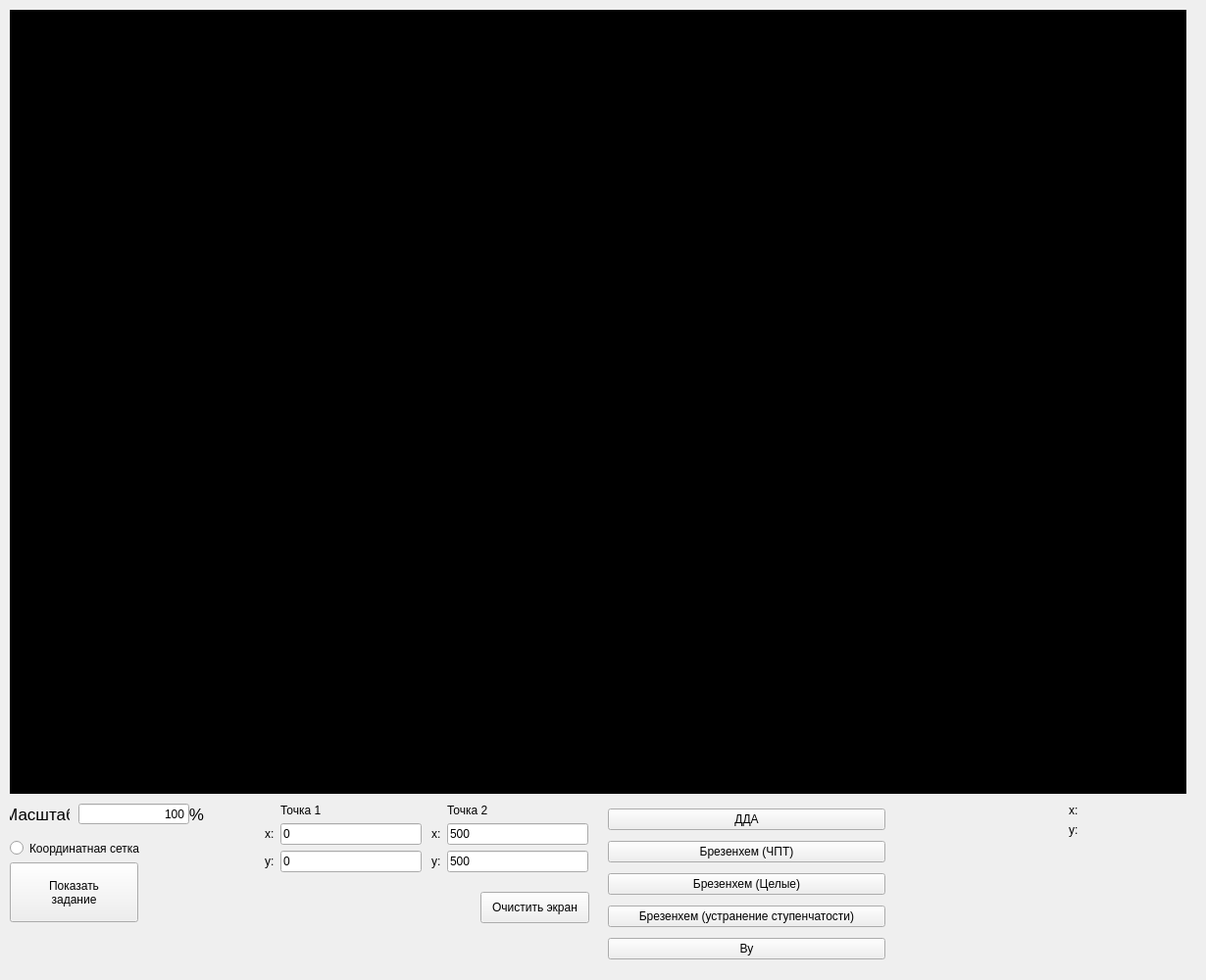
<?xml version="1.0" encoding="UTF-8"?>
<ui version="4.0">
 <class>MainWindow</class>
 <widget class="QMainWindow" name="MainWindow">
  <property name="geometry">
   <rect>
    <x>0</x>
    <y>0</y>
    <width>1230</width>
    <height>1000</height>
   </rect>
  </property>
  <property name="sizePolicy">
   <sizepolicy hsizetype="Fixed" vsizetype="Fixed">
    <horstretch>0</horstretch>
    <verstretch>0</verstretch>
   </sizepolicy>
  </property>
  <property name="minimumSize">
   <size>
    <width>1230</width>
    <height>1000</height>
   </size>
  </property>
  <property name="maximumSize">
   <size>
    <width>1230</width>
    <height>1000</height>
   </size>
  </property>
  <property name="windowTitle">
   <string>Лабораторная работа №3</string>
  </property>
  <property name="tabShape">
   <enum>QTabWidget::Rounded</enum>
  </property>
  <property name="unifiedTitleAndToolBarOnMac">
   <bool>true</bool>
  </property>
  <widget class="QWidget" name="centralwidget">
   <widget class="QPushButton" name="showTaskButton">
    <property name="geometry">
     <rect>
      <x>10</x>
      <y>880</y>
      <width>131</width>
      <height>61</height>
     </rect>
    </property>
    <property name="text">
     <string>Показать
задание</string>
    </property>
   </widget>
   <widget class="QGraphicsView" name="graphicsView">
    <property name="geometry">
     <rect>
      <x>10</x>
      <y>10</y>
      <width>1200</width>
      <height>800</height>
     </rect>
    </property>
    <property name="sizePolicy">
     <sizepolicy hsizetype="Fixed" vsizetype="Fixed">
      <horstretch>0</horstretch>
      <verstretch>0</verstretch>
     </sizepolicy>
    </property>
    <property name="palette">
     <palette>
      <active>
       <colorrole role="WindowText">
        <brush brushstyle="SolidPattern">
         <color alpha="255">
          <red>255</red>
          <green>255</green>
          <blue>255</blue>
         </color>
        </brush>
       </colorrole>
       <colorrole role="Button">
        <brush brushstyle="SolidPattern">
         <color alpha="255">
          <red>0</red>
          <green>0</green>
          <blue>0</blue>
         </color>
        </brush>
       </colorrole>
       <colorrole role="Light">
        <brush brushstyle="SolidPattern">
         <color alpha="255">
          <red>0</red>
          <green>0</green>
          <blue>0</blue>
         </color>
        </brush>
       </colorrole>
       <colorrole role="Midlight">
        <brush brushstyle="SolidPattern">
         <color alpha="255">
          <red>0</red>
          <green>0</green>
          <blue>0</blue>
         </color>
        </brush>
       </colorrole>
       <colorrole role="Dark">
        <brush brushstyle="SolidPattern">
         <color alpha="255">
          <red>0</red>
          <green>0</green>
          <blue>0</blue>
         </color>
        </brush>
       </colorrole>
       <colorrole role="Mid">
        <brush brushstyle="SolidPattern">
         <color alpha="255">
          <red>0</red>
          <green>0</green>
          <blue>0</blue>
         </color>
        </brush>
       </colorrole>
       <colorrole role="Text">
        <brush brushstyle="SolidPattern">
         <color alpha="255">
          <red>255</red>
          <green>255</green>
          <blue>255</blue>
         </color>
        </brush>
       </colorrole>
       <colorrole role="BrightText">
        <brush brushstyle="SolidPattern">
         <color alpha="255">
          <red>255</red>
          <green>255</green>
          <blue>255</blue>
         </color>
        </brush>
       </colorrole>
       <colorrole role="ButtonText">
        <brush brushstyle="SolidPattern">
         <color alpha="255">
          <red>255</red>
          <green>255</green>
          <blue>255</blue>
         </color>
        </brush>
       </colorrole>
       <colorrole role="Base">
        <brush brushstyle="SolidPattern">
         <color alpha="255">
          <red>0</red>
          <green>0</green>
          <blue>0</blue>
         </color>
        </brush>
       </colorrole>
       <colorrole role="Window">
        <brush brushstyle="SolidPattern">
         <color alpha="255">
          <red>0</red>
          <green>0</green>
          <blue>0</blue>
         </color>
        </brush>
       </colorrole>
       <colorrole role="Shadow">
        <brush brushstyle="SolidPattern">
         <color alpha="255">
          <red>0</red>
          <green>0</green>
          <blue>0</blue>
         </color>
        </brush>
       </colorrole>
       <colorrole role="AlternateBase">
        <brush brushstyle="SolidPattern">
         <color alpha="255">
          <red>0</red>
          <green>0</green>
          <blue>0</blue>
         </color>
        </brush>
       </colorrole>
       <colorrole role="ToolTipBase">
        <brush brushstyle="SolidPattern">
         <color alpha="255">
          <red>255</red>
          <green>255</green>
          <blue>220</blue>
         </color>
        </brush>
       </colorrole>
       <colorrole role="ToolTipText">
        <brush brushstyle="SolidPattern">
         <color alpha="255">
          <red>0</red>
          <green>0</green>
          <blue>0</blue>
         </color>
        </brush>
       </colorrole>
       <colorrole role="PlaceholderText">
        <brush brushstyle="SolidPattern">
         <color alpha="127">
          <red>255</red>
          <green>255</green>
          <blue>255</blue>
         </color>
        </brush>
       </colorrole>
       <colorrole role="Accent">
        <brush brushstyle="SolidPattern">
         <color alpha="255">
          <red>0</red>
          <green>0</green>
          <blue>0</blue>
         </color>
        </brush>
       </colorrole>
      </active>
      <inactive>
       <colorrole role="WindowText">
        <brush brushstyle="SolidPattern">
         <color alpha="255">
          <red>255</red>
          <green>255</green>
          <blue>255</blue>
         </color>
        </brush>
       </colorrole>
       <colorrole role="Button">
        <brush brushstyle="SolidPattern">
         <color alpha="255">
          <red>0</red>
          <green>0</green>
          <blue>0</blue>
         </color>
        </brush>
       </colorrole>
       <colorrole role="Light">
        <brush brushstyle="SolidPattern">
         <color alpha="255">
          <red>0</red>
          <green>0</green>
          <blue>0</blue>
         </color>
        </brush>
       </colorrole>
       <colorrole role="Midlight">
        <brush brushstyle="SolidPattern">
         <color alpha="255">
          <red>0</red>
          <green>0</green>
          <blue>0</blue>
         </color>
        </brush>
       </colorrole>
       <colorrole role="Dark">
        <brush brushstyle="SolidPattern">
         <color alpha="255">
          <red>0</red>
          <green>0</green>
          <blue>0</blue>
         </color>
        </brush>
       </colorrole>
       <colorrole role="Mid">
        <brush brushstyle="SolidPattern">
         <color alpha="255">
          <red>0</red>
          <green>0</green>
          <blue>0</blue>
         </color>
        </brush>
       </colorrole>
       <colorrole role="Text">
        <brush brushstyle="SolidPattern">
         <color alpha="255">
          <red>255</red>
          <green>255</green>
          <blue>255</blue>
         </color>
        </brush>
       </colorrole>
       <colorrole role="BrightText">
        <brush brushstyle="SolidPattern">
         <color alpha="255">
          <red>255</red>
          <green>255</green>
          <blue>255</blue>
         </color>
        </brush>
       </colorrole>
       <colorrole role="ButtonText">
        <brush brushstyle="SolidPattern">
         <color alpha="255">
          <red>255</red>
          <green>255</green>
          <blue>255</blue>
         </color>
        </brush>
       </colorrole>
       <colorrole role="Base">
        <brush brushstyle="SolidPattern">
         <color alpha="255">
          <red>0</red>
          <green>0</green>
          <blue>0</blue>
         </color>
        </brush>
       </colorrole>
       <colorrole role="Window">
        <brush brushstyle="SolidPattern">
         <color alpha="255">
          <red>0</red>
          <green>0</green>
          <blue>0</blue>
         </color>
        </brush>
       </colorrole>
       <colorrole role="Shadow">
        <brush brushstyle="SolidPattern">
         <color alpha="255">
          <red>0</red>
          <green>0</green>
          <blue>0</blue>
         </color>
        </brush>
       </colorrole>
       <colorrole role="AlternateBase">
        <brush brushstyle="SolidPattern">
         <color alpha="255">
          <red>0</red>
          <green>0</green>
          <blue>0</blue>
         </color>
        </brush>
       </colorrole>
       <colorrole role="ToolTipBase">
        <brush brushstyle="SolidPattern">
         <color alpha="255">
          <red>255</red>
          <green>255</green>
          <blue>220</blue>
         </color>
        </brush>
       </colorrole>
       <colorrole role="ToolTipText">
        <brush brushstyle="SolidPattern">
         <color alpha="255">
          <red>0</red>
          <green>0</green>
          <blue>0</blue>
         </color>
        </brush>
       </colorrole>
       <colorrole role="PlaceholderText">
        <brush brushstyle="SolidPattern">
         <color alpha="127">
          <red>255</red>
          <green>255</green>
          <blue>255</blue>
         </color>
        </brush>
       </colorrole>
       <colorrole role="Accent">
        <brush brushstyle="SolidPattern">
         <color alpha="255">
          <red>0</red>
          <green>0</green>
          <blue>0</blue>
         </color>
        </brush>
       </colorrole>
      </inactive>
      <disabled>
       <colorrole role="WindowText">
        <brush brushstyle="SolidPattern">
         <color alpha="255">
          <red>0</red>
          <green>0</green>
          <blue>0</blue>
         </color>
        </brush>
       </colorrole>
       <colorrole role="Button">
        <brush brushstyle="SolidPattern">
         <color alpha="255">
          <red>0</red>
          <green>0</green>
          <blue>0</blue>
         </color>
        </brush>
       </colorrole>
       <colorrole role="Light">
        <brush brushstyle="SolidPattern">
         <color alpha="255">
          <red>0</red>
          <green>0</green>
          <blue>0</blue>
         </color>
        </brush>
       </colorrole>
       <colorrole role="Midlight">
        <brush brushstyle="SolidPattern">
         <color alpha="255">
          <red>0</red>
          <green>0</green>
          <blue>0</blue>
         </color>
        </brush>
       </colorrole>
       <colorrole role="Dark">
        <brush brushstyle="SolidPattern">
         <color alpha="255">
          <red>0</red>
          <green>0</green>
          <blue>0</blue>
         </color>
        </brush>
       </colorrole>
       <colorrole role="Mid">
        <brush brushstyle="SolidPattern">
         <color alpha="255">
          <red>0</red>
          <green>0</green>
          <blue>0</blue>
         </color>
        </brush>
       </colorrole>
       <colorrole role="Text">
        <brush brushstyle="SolidPattern">
         <color alpha="255">
          <red>0</red>
          <green>0</green>
          <blue>0</blue>
         </color>
        </brush>
       </colorrole>
       <colorrole role="BrightText">
        <brush brushstyle="SolidPattern">
         <color alpha="255">
          <red>255</red>
          <green>255</green>
          <blue>255</blue>
         </color>
        </brush>
       </colorrole>
       <colorrole role="ButtonText">
        <brush brushstyle="SolidPattern">
         <color alpha="255">
          <red>0</red>
          <green>0</green>
          <blue>0</blue>
         </color>
        </brush>
       </colorrole>
       <colorrole role="Base">
        <brush brushstyle="SolidPattern">
         <color alpha="255">
          <red>0</red>
          <green>0</green>
          <blue>0</blue>
         </color>
        </brush>
       </colorrole>
       <colorrole role="Window">
        <brush brushstyle="SolidPattern">
         <color alpha="255">
          <red>0</red>
          <green>0</green>
          <blue>0</blue>
         </color>
        </brush>
       </colorrole>
       <colorrole role="Shadow">
        <brush brushstyle="SolidPattern">
         <color alpha="255">
          <red>0</red>
          <green>0</green>
          <blue>0</blue>
         </color>
        </brush>
       </colorrole>
       <colorrole role="AlternateBase">
        <brush brushstyle="SolidPattern">
         <color alpha="255">
          <red>0</red>
          <green>0</green>
          <blue>0</blue>
         </color>
        </brush>
       </colorrole>
       <colorrole role="ToolTipBase">
        <brush brushstyle="SolidPattern">
         <color alpha="255">
          <red>255</red>
          <green>255</green>
          <blue>220</blue>
         </color>
        </brush>
       </colorrole>
       <colorrole role="ToolTipText">
        <brush brushstyle="SolidPattern">
         <color alpha="255">
          <red>0</red>
          <green>0</green>
          <blue>0</blue>
         </color>
        </brush>
       </colorrole>
       <colorrole role="PlaceholderText">
        <brush brushstyle="SolidPattern">
         <color alpha="127">
          <red>0</red>
          <green>0</green>
          <blue>0</blue>
         </color>
        </brush>
       </colorrole>
       <colorrole role="Accent">
        <brush brushstyle="SolidPattern">
         <color alpha="255">
          <red>0</red>
          <green>0</green>
          <blue>0</blue>
         </color>
        </brush>
       </colorrole>
      </disabled>
     </palette>
    </property>
    <property name="cursor" stdset="0">
     <cursorShape>WaitCursor</cursorShape>
    </property>
    <property name="verticalScrollBarPolicy">
     <enum>Qt::ScrollBarAlwaysOff</enum>
    </property>
    <property name="horizontalScrollBarPolicy">
     <enum>Qt::ScrollBarAlwaysOff</enum>
    </property>
    <property name="dragMode">
     <enum>QGraphicsView::NoDrag</enum>
    </property>
    <property name="transformationAnchor">
     <enum>QGraphicsView::NoAnchor</enum>
    </property>
    <property name="resizeAnchor">
     <enum>QGraphicsView::NoAnchor</enum>
    </property>
    <property name="viewportUpdateMode">
     <enum>QGraphicsView::NoViewportUpdate</enum>
    </property>
   </widget>
   <widget class="QRadioButton" name="showCoordinatesRadio">
    <property name="enabled">
     <bool>true</bool>
    </property>
    <property name="geometry">
     <rect>
      <x>10</x>
      <y>850</y>
      <width>171</width>
      <height>31</height>
     </rect>
    </property>
    <property name="text">
     <string>Координатная сетка</string>
    </property>
    <property name="checked">
     <bool>false</bool>
    </property>
    <property name="autoExclusive">
     <bool>false</bool>
    </property>
   </widget>
   <widget class="QLabel" name="sizeLabel">
    <property name="geometry">
     <rect>
      <x>10</x>
      <y>820</y>
      <width>61</width>
      <height>21</height>
     </rect>
    </property>
    <property name="font">
     <font>
      <pointsize>13</pointsize>
     </font>
    </property>
    <property name="text">
     <string>Масштаб</string>
    </property>
    <property name="alignment">
     <set>Qt::AlignCenter</set>
    </property>
   </widget>
   <widget class="QLineEdit" name="sizeInput">
    <property name="geometry">
     <rect>
      <x>80</x>
      <y>820</y>
      <width>113</width>
      <height>21</height>
     </rect>
    </property>
    <property name="text">
     <string>100</string>
    </property>
    <property name="alignment">
     <set>Qt::AlignRight|Qt::AlignTrailing|Qt::AlignVCenter</set>
    </property>
   </widget>
   <widget class="QLabel" name="percentLabel">
    <property name="geometry">
     <rect>
      <x>170</x>
      <y>820</y>
      <width>61</width>
      <height>21</height>
     </rect>
    </property>
    <property name="font">
     <font>
      <pointsize>13</pointsize>
     </font>
    </property>
    <property name="text">
     <string>%</string>
    </property>
    <property name="alignment">
     <set>Qt::AlignCenter</set>
    </property>
   </widget>
   <widget class="QWidget" name="formLayoutWidget">
    <property name="geometry">
     <rect>
      <x>1090</x>
      <y>820</y>
      <width>121</width>
      <height>44</height>
     </rect>
    </property>
    <layout class="QFormLayout" name="formLayout">
     <property name="sizeConstraint">
      <enum>QLayout::SetFixedSize</enum>
     </property>
     <property name="fieldGrowthPolicy">
      <enum>QFormLayout::AllNonFixedFieldsGrow</enum>
     </property>
     <property name="labelAlignment">
      <set>Qt::AlignLeading|Qt::AlignLeft|Qt::AlignVCenter</set>
     </property>
     <item row="0" column="1">
      <widget class="QLabel" name="cursorPositionX">
       <property name="text">
        <string/>
       </property>
      </widget>
     </item>
     <item row="1" column="0">
      <widget class="QLabel" name="positionLabelY">
       <property name="text">
        <string>y:</string>
       </property>
      </widget>
     </item>
     <item row="0" column="0">
      <widget class="QLabel" name="positionLabelX">
       <property name="sizePolicy">
        <sizepolicy hsizetype="Fixed" vsizetype="Fixed">
         <horstretch>0</horstretch>
         <verstretch>0</verstretch>
        </sizepolicy>
       </property>
       <property name="text">
        <string>x:</string>
       </property>
      </widget>
     </item>
     <item row="1" column="1">
      <widget class="QLabel" name="cursorPositionY">
       <property name="text">
        <string/>
       </property>
      </widget>
     </item>
    </layout>
   </widget>
   <widget class="QWidget" name="formLayoutWidget_2">
    <property name="geometry">
     <rect>
      <x>270</x>
      <y>820</y>
      <width>160</width>
      <height>80</height>
     </rect>
    </property>
    <layout class="QFormLayout" name="firstPointLayout">
     <item row="1" column="0">
      <widget class="QLabel" name="firstPointLabelX">
       <property name="text">
        <string>x:</string>
       </property>
      </widget>
     </item>
     <item row="2" column="0">
      <widget class="QLabel" name="firstPointLabelY">
       <property name="text">
        <string>y:</string>
       </property>
      </widget>
     </item>
     <item row="1" column="1">
      <widget class="QLineEdit" name="firstPointEditX">
       <property name="text">
        <string>0</string>
       </property>
      </widget>
     </item>
     <item row="2" column="1">
      <widget class="QLineEdit" name="firstPointEditY">
       <property name="text">
        <string>0</string>
       </property>
      </widget>
     </item>
     <item row="0" column="1">
      <widget class="QLabel" name="firstPointLabel">
       <property name="text">
        <string>Точка 1</string>
       </property>
      </widget>
     </item>
    </layout>
   </widget>
   <widget class="QWidget" name="formLayoutWidget_3">
    <property name="geometry">
     <rect>
      <x>440</x>
      <y>820</y>
      <width>160</width>
      <height>80</height>
     </rect>
    </property>
    <layout class="QFormLayout" name="secondPointLayout">
     <item row="1" column="0">
      <widget class="QLabel" name="secondPointLabelX">
       <property name="text">
        <string>x:</string>
       </property>
      </widget>
     </item>
     <item row="2" column="0">
      <widget class="QLabel" name="secondPointLabelY">
       <property name="text">
        <string>y:</string>
       </property>
      </widget>
     </item>
     <item row="1" column="1">
      <widget class="QLineEdit" name="secondPointEditX">
       <property name="text">
        <string>500</string>
       </property>
      </widget>
     </item>
     <item row="2" column="1">
      <widget class="QLineEdit" name="secondPointEditY">
       <property name="text">
        <string>500</string>
       </property>
      </widget>
     </item>
     <item row="0" column="1">
      <widget class="QLabel" name="secondPointLabel">
       <property name="text">
        <string>Точка 2</string>
       </property>
      </widget>
     </item>
    </layout>
   </widget>
   <widget class="QWidget" name="verticalLayoutWidget">
    <property name="geometry">
     <rect>
      <x>620</x>
      <y>820</y>
      <width>283</width>
      <height>168</height>
     </rect>
    </property>
    <layout class="QVBoxLayout" name="lineTypeLayout">
     <item>
      <widget class="QPushButton" name="buttonDDA">
       <property name="text">
        <string>ДДА</string>
       </property>
      </widget>
     </item>
     <item>
      <widget class="QPushButton" name="buttonBresenhamFloat">
       <property name="text">
        <string>Брезенхем (ЧПТ)</string>
       </property>
      </widget>
     </item>
     <item>
      <widget class="QPushButton" name="buttonBresenhamInt">
       <property name="text">
        <string>Брезенхем (Целые)</string>
       </property>
      </widget>
     </item>
     <item>
      <widget class="QPushButton" name="buttonBresenhamSmooth">
       <property name="text">
        <string>Брезенхем (устранение ступенчатости)</string>
       </property>
      </widget>
     </item>
     <item>
      <widget class="QPushButton" name="buttonWu">
       <property name="text">
        <string>Ву</string>
       </property>
      </widget>
     </item>
    </layout>
   </widget>
   <widget class="QPushButton" name="clearScreenButton">
    <property name="geometry">
     <rect>
      <x>490</x>
      <y>910</y>
      <width>111</width>
      <height>32</height>
     </rect>
    </property>
    <property name="text">
     <string>Очистить экран</string>
    </property>
   </widget>
  </widget>
 </widget>
 <resources/>
 <connections/>
</ui>
